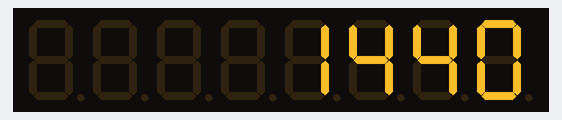
Recording of a sketch running on a simulated ATtiny85, built with avr-gcc and run on an emulated ATtiny85. Parts: 8-digit seven-segment display.

Above: at 0.1 s.
At 5.1 s:
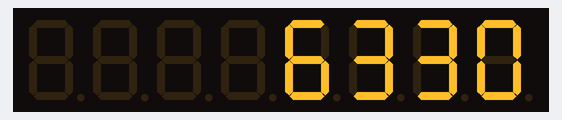
At 10.1 s:
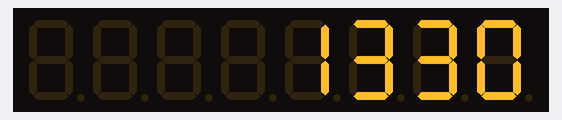
At 19.1 s:
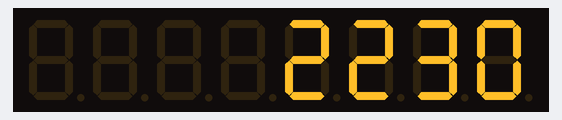
At 28.2 s:
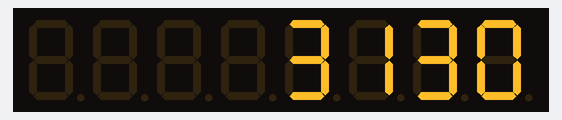
At 38.2 s:
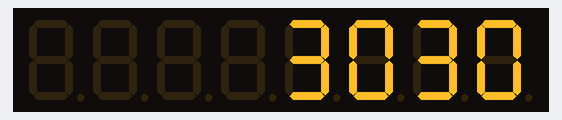

The sketch:

Countdown.ino
```cpp
#include "LedControl.h"
LedControl lc=LedControl(0,1,2,4);

//Global Variables
int countdownTime = 242;

void setup()
{
  lc.shutdown(0,false);
  /* Set the brightness to a medium values*/
  lc.setIntensity(0,0);
  /* and clear the display */
  lc.clearDisplay(0);
}

void loop()
{
  countdown(countdownTime);
}

void toDisplay(int digit0, int digit1, int digit2, int digit3)
{
  lc.setDigit(0,0,digit0,false);
  lc.setDigit(0,1,digit1,false);
  lc.setDigit(0,2,digit2,false);
  lc.setDigit(0,3,digit3,false);
}

void countdown(int seconds)
{
  while(seconds>=0)
  {
    seconds--;
    toDisplay(seconds/600,seconds/60,(seconds/10)%10,seconds%10);
    delay(1000);
  }
}

void settingCountdown()
{

}
```

Measured:
- what the display in image 2 shows lasts 1.0 s, from 10.0 s to 11.0 s
